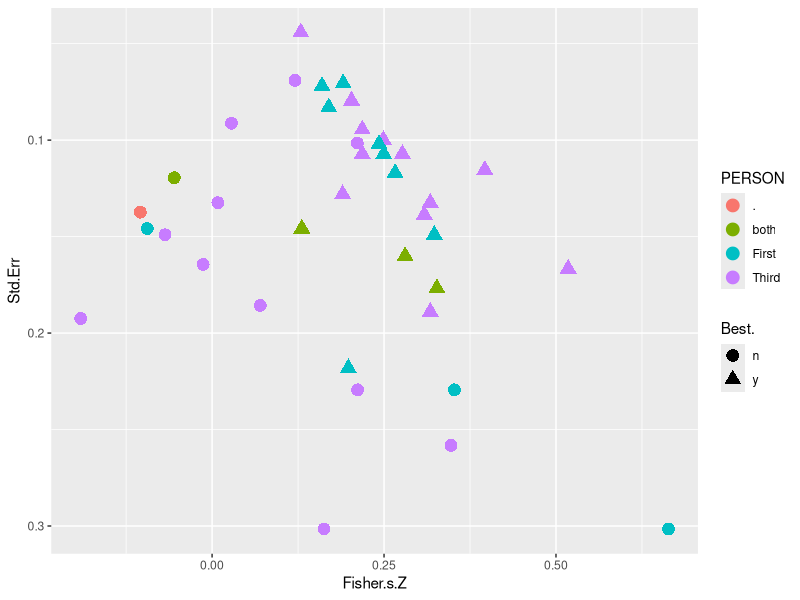
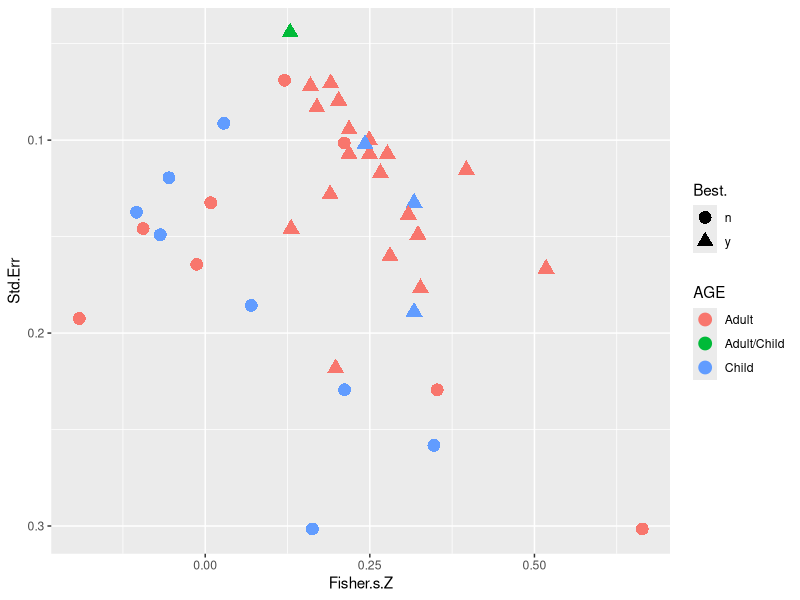
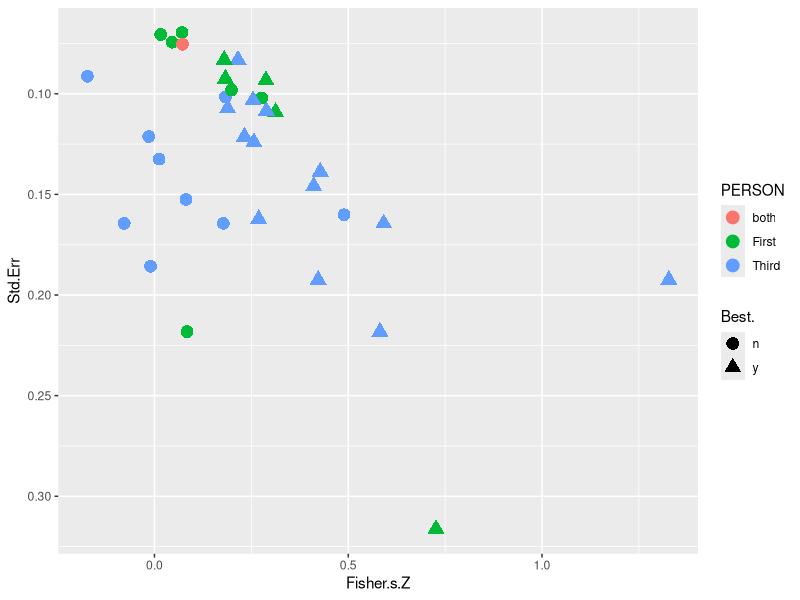
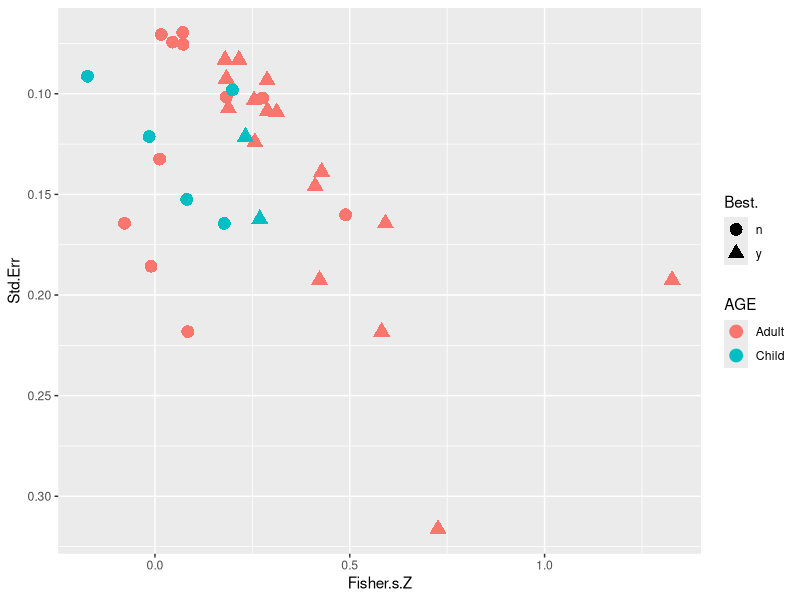
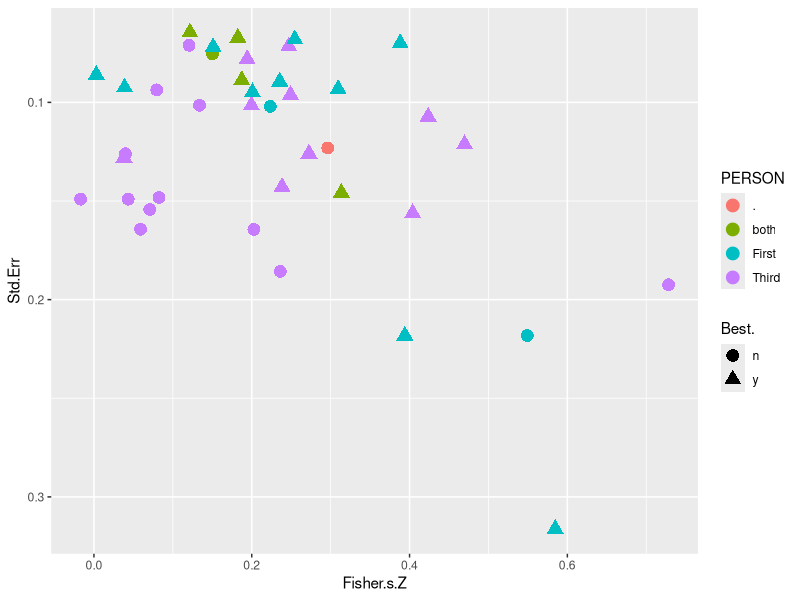
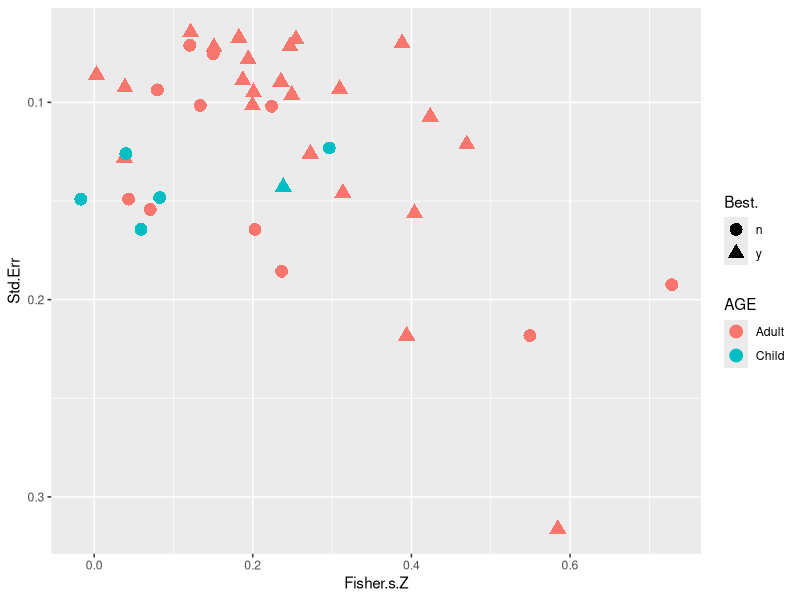

These figures' R source, in order:
# addressing reviewer comments
library(dplyr)
library(ggplot2)
library(metafor)

dat = read.delim("cleaned_data.txt", stringsAsFactors=F)

# correlation between moderators ----
# AggBeh
dat %>% 
  filter(Setting == "Exp",
         Outcome == "AggBeh") %>% 
  mutate(best = ifelse(Best. == "y", 1, 0),
         age = ifelse(AGE == "Adult", 1, 0),
         person = ifelse(PERSON == "First", 1, 0),
         east = ifelse(East.West == "East", 1, 0),
         proceeding = ifelse(Pub == "Conf. Proceedings", 1, 0),
         diss = ifelse(Pub == "Dissertation (unpub)", 1, 0)) %>% 
  select(Sample.size, Fisher.s.Z, best:diss) %>% 
  cor(use = "pairwise") %>% 
  round(3)

# AggAff
dat %>% 
  filter(Setting == "Exp",
         Outcome == "AggAff") %>% 
  mutate(best = ifelse(Best. == "y", 1, 0),
         age = ifelse(AGE == "Adult", 1, 0),
         person = ifelse(PERSON == "First", 1, 0),
         east = ifelse(East.West == "East", 1, 0),
         proceeding = ifelse(Pub == "Conf. Proceedings", 1, 0),
         diss = ifelse(Pub == "Dissertation (unpub)", 1, 0)) %>% 
  select(Sample.size, Fisher.s.Z, best:diss) %>% 
  cor(use = "pairwise") %>% 
  round(3)

# AggCog
dat %>% 
  filter(Setting == "Exp",
         Outcome == "AggCog") %>% 
  mutate(best = ifelse(Best. == "y", 1, 0),
         age = ifelse(AGE == "Adult", 1, 0),
         person = ifelse(PERSON == "First", 1, 0),
         east = ifelse(East.West == "East", 1, 0),
         proceeding = ifelse(Pub == "Conf. Proceedings", 1, 0),
         diss = ifelse(Pub == "Dissertation (unpub)", 1, 0)) %>% 
  select(Sample.size, Fisher.s.Z, best:diss) %>% 
  cor(use = "pairwise") %>% 
  round(3)

# Funnel plots ----
# AggBeh
dat %>% 
  filter(Setting == "Exp", Outcome == "AggBeh") %>% 
  ggplot(aes(x = Fisher.s.Z, y = Std.Err, col = PERSON, shape = Best.)) +
  geom_point(size = 4) +
  scale_y_reverse()

dat %>% 
  filter(Setting == "Exp", Outcome == "AggBeh") %>% 
  ggplot(aes(x = Fisher.s.Z, y = Std.Err, col = AGE, shape = Best.)) +
  geom_point(size = 4) +
  scale_y_reverse()

# AggAff
dat %>% 
  filter(Setting == "Exp", Outcome == "AggAff") %>% 
  ggplot(aes(x = Fisher.s.Z, y = Std.Err, col = PERSON, shape = Best.)) +
  geom_point(size = 4) +
  scale_y_reverse()

dat %>% 
  filter(Setting == "Exp", Outcome == "AggAff") %>% 
  ggplot(aes(x = Fisher.s.Z, y = Std.Err, col = AGE, shape = Best.)) +
  geom_point(size = 4) +
  scale_y_reverse() 
# Looks like a lot of "not-best" studies used children

# AggCog
dat %>% 
  filter(Setting == "Exp", Outcome == "AggCog") %>% 
  ggplot(aes(x = Fisher.s.Z, y = Std.Err, col = PERSON, shape = Best.)) +
  geom_point(size = 4) +
  scale_y_reverse()

dat %>% 
  filter(Setting == "Exp", Outcome == "AggCog") %>% 
  ggplot(aes(x = Fisher.s.Z, y = Std.Err, col = AGE, shape = Best.)) +
  geom_point(size = 4) +
  scale_y_reverse() 

# Conduct models ----
# AggBeh
m1 = dat %>% 
  filter(Setting == "Exp", Outcome == "AggBeh", Best. == "y") %>% 
  rma(yi = Fisher.s.Z, sei = Std.Err, weights = 1/Std.Err,
         mods = Fisher.s.Z ~ Std.Err + AGE + PERSON + East.West, data = .)
summary(m1)

# AggAff
m2 = dat %>% 
  filter(Setting == "Exp", Outcome == "AggAff", Best. == "y") %>% 
  rma(yi = Fisher.s.Z, sei = Std.Err, weights = 1/Std.Err,
      mods = Fisher.s.Z ~ Std.Err + AGE + PERSON + East.West, data = .)
summary(m2)

# AggCog
m3 = dat %>% 
  filter(Setting == "Exp", Outcome == "AggCog", Best. == "y") %>% 
  rma(yi = Fisher.s.Z, sei = Std.Err, weights = 1/Std.Err,
      mods = Fisher.s.Z ~ Std.Err + AGE + PERSON + East.West, data = .)
summary(m3)
